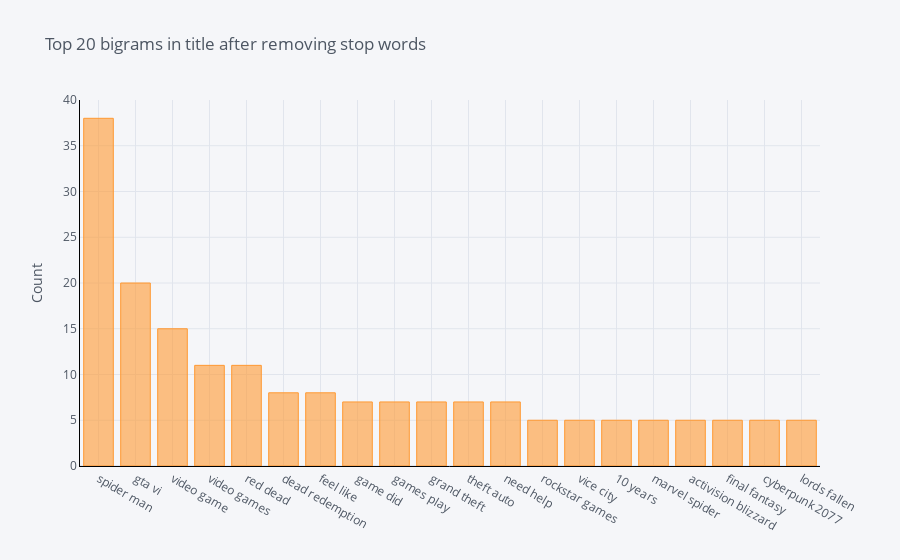

The cell this chart's notebook holds for it:
### Code cell
def get_top_n_grams(text, n=None,r=None):
    vec = CountVectorizer(ngram_range=(r, r), stop_words='english').fit(text)
    bag_of_words = vec.transform(text)
    sum_words = bag_of_words.sum(axis=0) 
    words_freq = [(word, sum_words[0, idx]) for word, idx in vec.vocabulary_.items()]
    words_freq =sorted(words_freq, key = lambda x: x[1], reverse=True)
    return words_freq[:n]
common_words = get_top_n_grams(df['title'], 20,2)
df2 = pd.DataFrame(common_words, columns = ['title' , 'count'])
df2.groupby('title').sum()['count'].sort_values(ascending=False).iplot(
    kind='bar', yTitle='Count', linecolor='black', title='Top 20 bigrams in title after removing stop words')

### Figure 1 — Plotly figure (JSON) as saved in the notebook; plotly's stock layout.template omitted (floating-point values rounded to 4 significant figures)
{"data": [{"marker": {"color": "rgba(255, 153, 51, 0.6)", "line": {"color": "rgba(255, 153, 51, 1.0)", "width": 1}}, "name": "count", "orientation": "v", "text": "", "type": "bar", "x": ["spider man", "gta vi", "video game", "video games", "red dead", "dead redemption", "feel like", "game did", "games play", "grand theft", "theft auto", "need help", "rockstar games", "vice city", "10 years", "marvel spider", "activision blizzard", "final fantasy", "cyberpunk 2077", "lords fallen"], "y": [38, 20, 15, 11, 11, 8, 8, 7, 7, 7, 7, 7, 5, 5, 5, 5, 5, 5, 5, 5]}], "layout": {"legend": {"bgcolor": "#F5F6F9", "font": {"color": "#4D5663"}}, "paper_bgcolor": "#F5F6F9", "plot_bgcolor": "#F5F6F9", "title": {"font": {"color": "#4D5663"}, "text": "Top 20 bigrams in title after removing stop words"}, "xaxis": {"gridcolor": "#E1E5ED", "linecolor": "black", "showgrid": true, "tickfont": {"color": "#4D5663"}, "title": {"font": {"color": "#4D5663"}, "text": ""}, "zerolinecolor": "#E1E5ED"}, "yaxis": {"gridcolor": "#E1E5ED", "linecolor": "black", "showgrid": true, "tickfont": {"color": "#4D5663"}, "title": {"font": {"color": "#4D5663"}, "text": "Count"}, "zerolinecolor": "#E1E5ED"}}}
